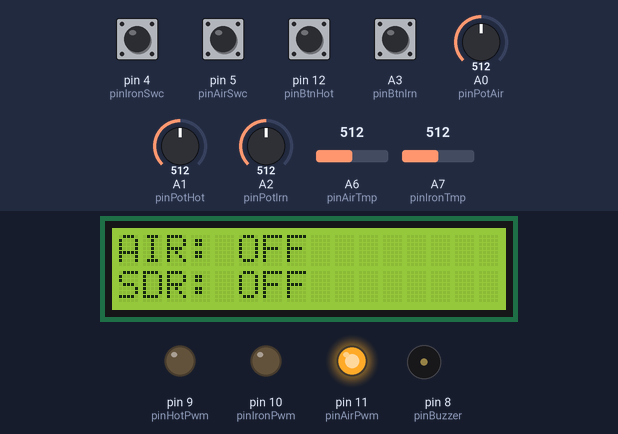
The sketch below on a simulated Arduino Nano, built with avr-gcc and run on an emulated ATmega328P. Shown: 16×2 character LCD, output pins drawn as LEDs (lit = HIGH), buzzer (waves = sounding, pin HIGH). Inputs (shaded band) come from the test bench; at power-on: A3 (pinBtnIrn), pin 4 (pinIronSwc), pin 5 (pinAirSwc), pin 12 (pinBtnHot) HIGH, A7 (pinIronTmp) = 512, A0 (pinPotAir) = 512, A1 (pinPotHot) = 512, A2 (pinPotIrn) = 512, A6 (pinAirTmp) = 512. What the sketch prints to the serial monitor is not drawn.

Above: at 1.3 s.
1.4 s: pin 12 (pinBtnHot) pulled LOW for 0.15 s
At 2.9 s:
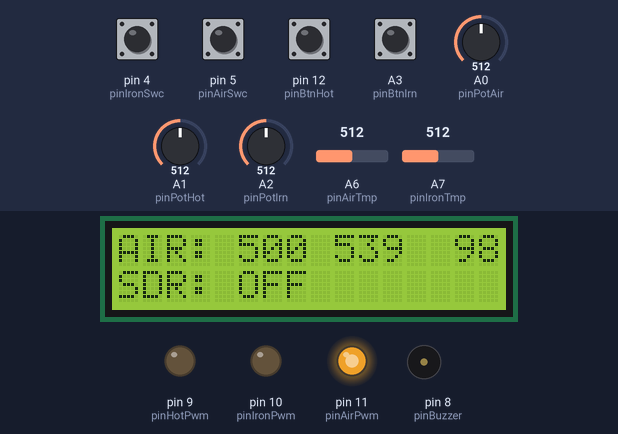
3.2 s: pin 5 (pinAirSwc) pulled LOW for 1 s
At 3.8 s:
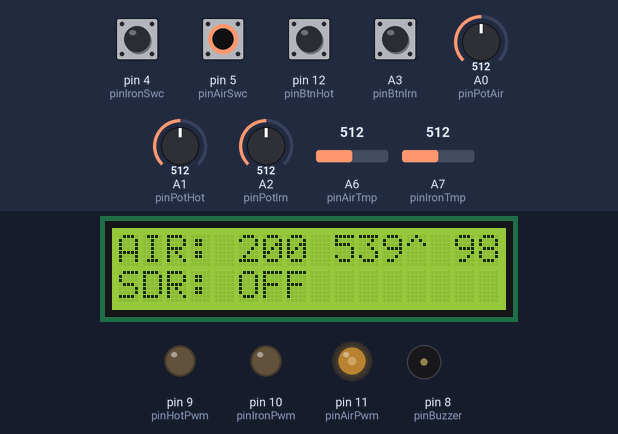
5.9 s: A3 (pinBtnIrn) pulled LOW for 0.15 s
At 6.35 s:
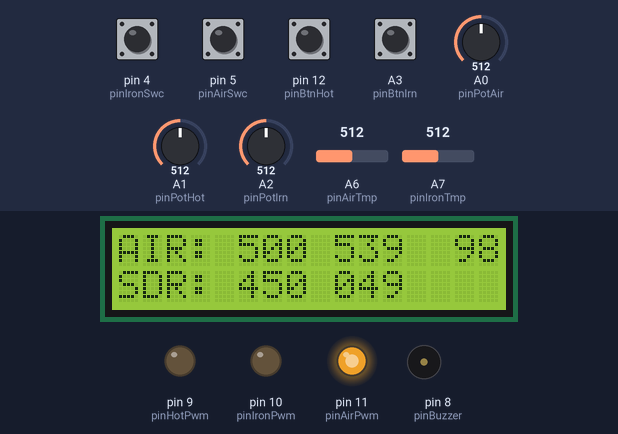
8.7 s: pin 12 (pinBtnHot) pulled LOW for 1 s
At 9.98 s:
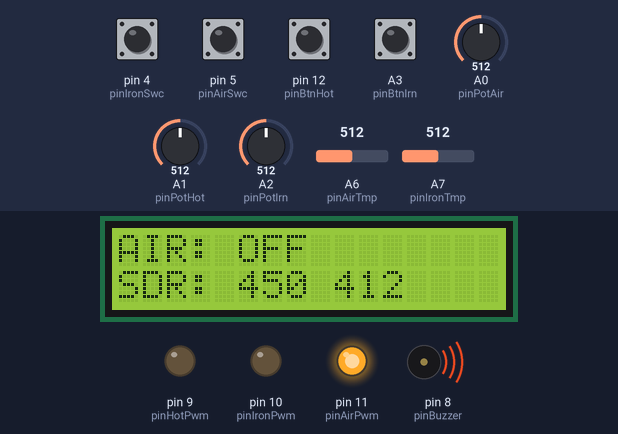
11.2 s: A7 (pinIronTmp) set to 482
At 11.63 s:
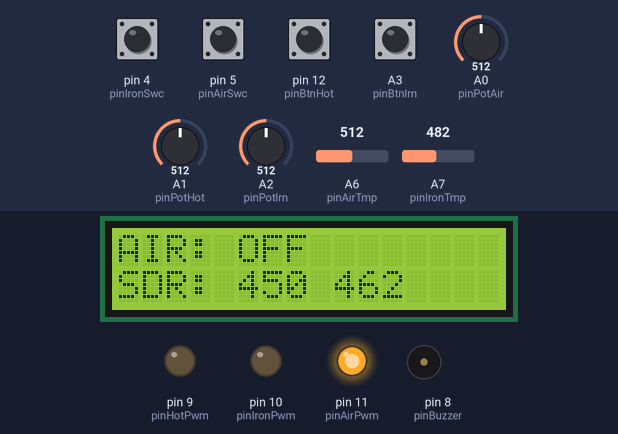
12.7 s: A7 (pinIronTmp) set to 467
At 13.41 s:
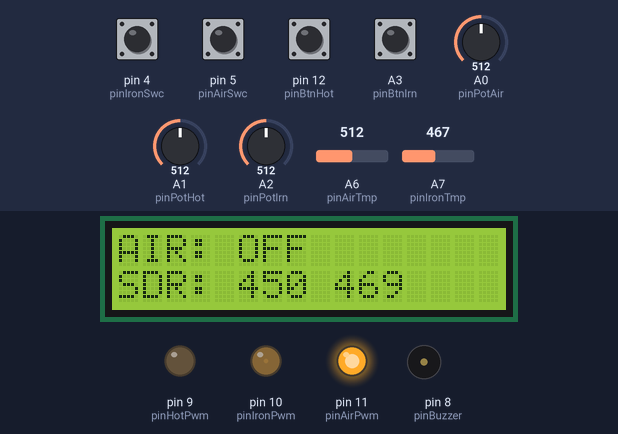
Timing chart, 0 to 15.3 s (numbered marks = the images above; inputs shaded):
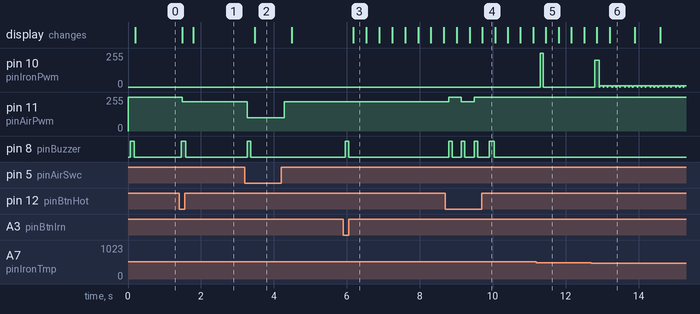

Measured:
- after the input at 1.4 s, pin 11 (pinAirPwm): 255/255 → 219/255 after 0.09 s; pin 8 (pinBuzzer): LOW → HIGH after 0.06 s, → LOW 0.12 s later; the display: first changes after 0.09 s (image 1 shows a later state)
- after the input at 3.2 s, pin 11 (pinAirPwm): 219/255 → 100/255 after 0.07 s, → 219/255 1.0 s later; pin 8 (pinBuzzer): LOW → HIGH after 0.07 s, → LOW 0.09 s later; the display: changes after 0.28 s (image 2)
- after the input at 5.9 s, pin 8 (pinBuzzer): LOW → HIGH after 0.05 s, → LOW 0.10 s later; the display: changes after 0.28 s (image 3)
- after the input at 8.7 s, pin 11 (pinAirPwm): 219/255 → 255/255 after 0.09 s, → 219/255 0.35 s later, → 255/255 0.35 s later; the display: first changes after 0.32 s (image 4 shows a later state)
- after the input at 11.2 s, pin 10 (pinIronPwm): 0/255 → 255/255 after 0.10 s, → 0/255 0.09 s later
- after the input at 12.7 s, pin 10 (pinIronPwm): 0/255 → 201/255 after 0.10 s, then repeats every 0.11 s: 0/255 0.02 s, 8/255 0.09 s

The sketch:

SolderingStation.ino
```cpp
#include <Arduino.h>
#include "SdrIrn.h"
#include "HotAir.h"


SolderingStation sos;
SdrIrn irn;
HotAir air;


void setup() {
    now = millis();
    Serial.begin(9600);
    irn.begin();
    air.begin();
    sos.begin();
    digitalWrite(pinBuzzer, HIGH);
    delay(100);
    digitalWrite(pinBuzzer, LOW);
}


void loop() {
    now = millis();

    if (Serial.available()) terminal = Serial.readStringUntil('=');

    sos.listen();
    irn.listen(terminal);
    air.listen(terminal);

    if (now > last) {
        last = now + refreshing;

        sos.draw();
        terminal = "";
    }

        air.manage(sos);
        irn.manage(sos);

}
```

HotAir.h
```cpp
//
// Created by Admin on 3/20/2020.
//

#ifndef HotAir_h
#define HotAir_h

#include "SolderingStation.h"
#include <dimmable_light.h>


DimmableLight hot(pinHotPwm);


/*PID variables. Fine tune this values. Start with P=1 and D and I = 0. Start increasing till you get good results*/
float airKp = 7.98, airKi = 0.055, airKd = 0.86, airHz = 30; /*My values: Kp=7.98, Ki=0.055, Kd=0.86, Hz=10;*/
FastPID airPID(airKp, airKi, airKd, airHz, 8, false);

uint8_t hotPwm = 0;
uint8_t hertz = 75;


class HotAir {


    boolean isTerminal = false;
    uint8_t lastState = 0;
    uint8_t outputHotPwm, outputAirPwm;
    int16_t activeRawTmp, activeTemp;
    uint16_t targetTmp = 0;
    uint16_t readIndTmp = 0;
    unsigned long readRawTmp = 0;
    unsigned long standBegin = 0;
    double averageTmp;

private:

    void terminal(String where) {
        if (Serial.available()) {

            if (where == F("ap")) {
                isTerminal = true;
                outputHotPwm = Serial.readStringUntil('\n').toInt();
                Serial.println();
                Serial.print(F("HOT PWM: "));
                Serial.print(outputHotPwm);
                Serial.println();
            }

            if (where == F("at")) {
                isTerminal = true;
                targetTmp = Serial.readStringUntil('\n').toInt();
                Serial.println();
                Serial.print(F("HOT TARGET: "));
                Serial.print(targetTmp);
                Serial.println();
                airPID.clear();
            }


            if (where == F("fp")) {
                isTerminal = true;
                outputAirPwm = Serial.readStringUntil('\n').toInt();
                Serial.println();
                Serial.print(F("AIR SPEED: "));
                Serial.print(outputAirPwm);
                Serial.println();
            }

        }
    }

    void debug() {
        Serial.print(F(" "));

        Serial.print(F(" AIR:  "));
        Serial.print((uint16_t) averageTmp);
        Serial.print(F(" / "));
        Serial.print(activeTemp);

        Serial.print(F(" ATar: "));
        Serial.print(targetTmp);

        Serial.print(F(" ATmp: "));
        Serial.print(activeRawTmp);

        Serial.print(F(" APwm: "));
        Serial.print(outputHotPwm);

        Serial.print(F(" FPwm: "));
        Serial.print(outputAirPwm);
    }


    void calTemp() {
        /*unsigned int avr = 0;
        for (index = 0; index < adcSamples; ++index) {
            avr += analogRead(pinAirTmp);
            delayMicroseconds(50);
        }
        activeTmp = avr / index;
        */

        activeRawTmp = readRawTmp / readIndTmp;
        readRawTmp = 0;
        readIndTmp = 0;

        activeTemp = map(activeRawTmp, 200, 450, 220, 500) -30;
        averageTmp += (activeTemp - averageTmp) * 0.05;

    }


    void standbys() {


        int state = digitalRead(pinAirSwc);
        if (state == LOW && state != lastState && isAirOn) {
            delay(10);
            if (digitalRead(pinAirSwc) == LOW) {
                lastState = LOW;
                isAirStandby = true;
                standBegin = now;
                tick();
            }
        } else if (state == HIGH && state != lastState && isAirOn) {
            delay(10);
            if (digitalRead(pinAirSwc) == HIGH) {
                lastState = HIGH;
                isAirStandby = false;
                standBegin = 0;
            }

        }

        //
        // turn off
        if (now - standBegin > standby && standBegin > 0) {
            isAirOn = false;
            isAirStandby = false;
            standBegin = 0;
        }
    }

public:

    HotAir() {}


    void begin() {
        pinMode(pinHotPwm, OUTPUT);
        pinMode(pinAirPwm, OUTPUT);
        pinMode(pinSyncAc, INPUT_PULLUP);
        pinMode(pinAirSwc, INPUT_PULLUP);
        pinMode(pinAirTmp, INPUT);
        DimmableLight::setSyncPin(pinSyncAc);
        DimmableLight::begin();
        analogWrite(pinAirPwm, 255);
    }


    void listen(String where) {
        terminal(where);
        standbys();
        readRawTmp += analogRead(pinAirTmp);
        readIndTmp++;
    }


    void manage(SolderingStation sos) {

        calTemp();

        if (!isAirOn && !isTerminal) {
            targetTmp = 0;
            outputAirPwm = 0;
        } else if (isAirOn && isAirStandby) {
            targetTmp = 200;
            outputAirPwm = 100;
        } else if (isAirOn && !isAirStandby) {
            targetTmp = (uint16_t) map(setAir, 1020, 0, 200, 500);
            outputAirPwm = (uint8_t) map(setFan, 1020, 0, 70, 220);
        }

        outputHotPwm = (uint8_t) airPID.step(targetTmp + 7, activeTemp);
        tarAir = targetTmp, actAir = (uint16_t) activeTemp;

        if (targetTmp == 0 && activeTemp > 75 || activeTemp > 560) {
            outputHotPwm = 0;
            outputAirPwm = 255;
        }

        if (tarAir - 30 < actAir && tarAir - 25 > actAir)
            alarm();

        hot.setBrightness(outputHotPwm);
        analogWrite(pinAirPwm, outputAirPwm);


        debug();
    }


};


#endif //SOLDERINGSTATION_AIR_H
```

SdrIrn.h
```cpp
//
// Created by Admin on 3/20/2020.
//

#ifndef SdrIron_h
#define SdrIron_h

#include "SolderingStation.h"


/*PID variables. Fine tune this values. Start with P=1 and D and I = 0. Start increasing till you get good results*/
float sdrKp = 7.98, sdrKi = 0.055, sdrKd = 0.86, sdrHz = 15;/*My values: Kp=7.98, Ki=0.055, Kd=0.86, Hz=10;*/
FastPID sdrPID(sdrKp, sdrKi, sdrKd, sdrHz, 8, false);


class SdrIrn {

private:
    boolean isOnToggle = false;

    uint8_t outputPwm;
    uint8_t standbyState = 0;
    int16_t targetTmp = 0;
    int16_t activeTmp = 0;

    double averageTmp = 0;
    unsigned long standTime = 0;

    void readTemp() {
        blink();
        analogWrite(pinIronPwm, 0);
        delay(15);
        unsigned int avr = 0;
        for (index = 0; index < adcSamples; ++index) {
            avr += analogRead(pinIronTmp);
            delayMicroseconds(50);
        }
        activeTmp = toTemp(avr / index);
        averageTmp += (activeTmp - averageTmp) * 0.05;

    }

    /**
     *
     * @param raw
     * @return
     */
    uint16_t toTemp(uint16_t raw) {
        return (int16_t) 1.758 * raw - 0.8; // 	Y = 1.059*X - 39.39
    }

    void terminal(String where) {
        if (Serial.available()) {

            if (where == F("ip")) {
                outputPwm = Serial.readStringUntil('\n').toInt();
                analogWrite(pinIronPwm, outputPwm);
                Serial.println();
                Serial.print(F("IRON PWM: "));
                Serial.print(outputPwm);
                Serial.println();
            }

            if (where == F("it")) {
                targetTmp = Serial.readStringUntil('\n').toInt();
                Serial.println();
                Serial.print(F("IRON TARGET: "));
                Serial.print(targetTmp);
                Serial.println();
            }

        }
    }

    void debug() {
        Serial.print(F("  "));

        Serial.print(F(" IRON:  "));
        Serial.print((uint16_t) averageTmp);

        Serial.print(F(" ITar: "));
        Serial.print(targetTmp);

        Serial.print(F(" ITmp: "));
        Serial.print(activeTmp);

        Serial.print(F(" IPwm: "));
        Serial.print(outputPwm);

        Serial.print(F(" ISwc:"));
        Serial.print(standTime);

    }

    void standbys() {


        if (now - standTime > standby && standTime > 0 && !isIrnStandby) {
            isIrnStandby = true;
            standTime = now;
            tick();
        }

        if (now - standTime > shutdown && standTime > 0 && isIrnStandby) {
            standTime = 0;
            isIrnOn = isOnToggle = false;
            isIrnStandby = false;
            alarm();
        }


        if (isIrnOn != isOnToggle && standTime == 0) {
            isOnToggle = isIrnOn;
            if (isIrnOn) {
                standTime = now;
            }
        }

        uint8_t state = digitalRead(pinIronSwc);
        if (standbyState != state) {
            delay(10);
            if (digitalRead(pinIronSwc) == state) {
                standbyState = state;
                standTime = now;
                isIrnStandby = false;
            }
        }
    }

public:
    SdrIrn() {

    }


    void begin() {
        pinMode(pinIronPwm, OUTPUT);
        pinMode(pinIronSwc, INPUT_PULLUP);
        pinMode(pinIronTmp, INPUT);
        digitalWrite(pinIronSwc, HIGH);

        standTime = now;
    }

    void listen(String where) {
        terminal(where);
        standbys();
    }


    void manage(SolderingStation sos) {
        if (isIrnOn) readTemp();

        if (isIrnOn && !isIrnStandby) {
            targetTmp = map(setIrn, 1020, 0, 200, 450);
        }

        if (isIrnOn && isIrnStandby) {
            targetTmp = 200;
        }

        tarIrn = targetTmp, actIrn = averageTmp;
        outputPwm = sdrPID.step(targetTmp, activeTmp - 17);


        if (tarIrn - 30 < actIrn && tarIrn - 25 > actIrn)
            alarm();

        if (!isIrnOn) {
            outputPwm = 0;
            targetTmp = 0;
        }


        analogWrite(pinIronPwm, outputPwm);
        debug();
    }


};


#endif //SOLDERINGSTATION_SOLDERINGSTATION_H
```

SolderingStation.h
```cpp
//
// Created by Admin on 3/21/2020.
//

#ifndef SolderingStation_h
#define SolderingStation_h

#include <Arduino.h>
#include <FastPID.h>

//
// Library V2 from Martin Kubovcik
#include <LiquidCrystal_I2C.h>


LiquidCrystal_I2C lcd(0x27, 16, 2);


unsigned long now = 0, last = 0, bounce = 0;
String terminal;


boolean isAirOn = false, isIrnOn = false, isAirStandby = false, isIrnStandby = false;
uint16_t setIrn, setAir, setFan = 1, tarIrn, actIrn, tarAir, actAir;
//
// Solder iron
volatile uint8_t index = 0; // Index for "For" :D
const uint8_t adcSamples = 8;
const uint8_t pinIronPwm = 10;
const uint8_t pinIronTmp = A7;
const uint8_t pinIronSwc = 4;

//
// Hot air
const uint8_t pinSyncAc = 2;
const uint8_t pinHotPwm = 9;
const uint8_t pinAirPwm = 11;
const uint8_t pinAirSwc = 5;
const uint8_t pinAirTmp = A6;

//
// Inputs
const uint8_t pinPotAir = A0;
const uint8_t pinPotHot = A1;
const uint8_t pinPotIrn = A2;
const uint8_t pinBtnHot = 12;
const uint8_t pinBtnIrn = A3;

const uint8_t pinBuzzer = 8;
const uint8_t pinBlinks = 13;

const int16_t refreshing = 285;
const unsigned long standby = 120000;
const unsigned long shutdown = 240000;
//
// Blinks + Sounds
boolean blinker = 0;

void blink() {
    blinker = !blinker;
    digitalWrite(pinBlinks, blinker);
}

unsigned long startAlarmed = 0;
int16_t soundLength = 0;

void alarm() {
    if (startAlarmed == 0) {
        digitalWrite(pinBuzzer, HIGH);
        startAlarmed = millis();
        soundLength = 110;
    }
}

void tick() {
    if (startAlarmed == 0) {
        digitalWrite(pinBuzzer, HIGH);
        startAlarmed = millis();
        soundLength = 30;
    }
}

class SolderingStation {

    bool isInitRun = false;
    char num[4];


    boolean compare(int read, int last) {
        int8_t gap = abs(last - read);
        return gap > 5;
    }


    void inputs() {
        int read;

        read = analogRead(pinPotAir);
        if (compare(read, setFan))
            setFan = read;

        read = analogRead(pinPotHot);
        if (compare(read, setAir))
            setAir = read;


        read = analogRead(pinPotIrn);
        if (compare(read, setIrn))
            setIrn = read;


        if (digitalRead(pinBtnHot) == LOW && now > bounce) {
            digitalWrite(pinBtnHot, HIGH);
            delay(5);
            if (digitalRead(pinBtnHot) == LOW) {
                bounce = now + 220;
                isAirOn = !isAirOn;
                tick();
            }
        }

        if (digitalRead(pinBtnIrn) == LOW && now > bounce) {
            digitalWrite(pinBtnIrn, HIGH);
            delay(5);
            if (digitalRead(pinBtnIrn) == LOW) {
                bounce = now + 220;
                isIrnOn = !isIrnOn;
                tick();
            }
        }
    }


    void soundBtn() {
        for (index = 0; index < 4; ++index) {
            delay(2);
            digitalWrite(pinBuzzer, HIGH);
            delay(20);
            digitalWrite(pinBuzzer, LOW);
        }
        digitalWrite(pinBuzzer, LOW);
    }


    void play() {
        if (millis() > startAlarmed + soundLength) {
            digitalWrite(pinBuzzer, LOW);
            startAlarmed = 0;
        }
    }


    void debug() {
        Serial.println();

        Serial.print(F(" IO: "));
        Serial.print(isIrnOn);

        Serial.print(F(" AO: "));
        Serial.print(isAirOn);

        Serial.print(F(" IS: "));
        Serial.print(isIrnStandby);

        Serial.print(F(" AS: "));
        Serial.print(isAirStandby);
    }

public:
    SolderingStation() {}


    void begin() {
        pinMode(pinPotAir, INPUT_PULLUP);
        pinMode(pinPotHot, INPUT_PULLUP);
        pinMode(pinPotIrn, INPUT_PULLUP);
        pinMode(pinBtnHot, INPUT_PULLUP);
        pinMode(pinBtnIrn, INPUT_PULLUP);
        pinMode(pinBuzzer, OUTPUT);

        digitalWrite(pinBtnHot, HIGH);
        digitalWrite(pinBtnIrn, HIGH);


        //lcd.begin();
        lcd.init();
        lcd.backlight();

    }

    void listen() {
        play();
        inputs();
    }


    void draw() {

        digitalWrite(pinBlinks, LOW);
        if (actAir > 600) actAir = 0;
        if (actIrn > 600) actIrn = 0;


        if(!isInitRun){
        lcd.setCursor(0, 0);
        lcd.print(F("AIR: "));
        }
        lcd.setCursor(5, 0);
        sprintf(num, "%03d", tarAir);
        (isAirOn) ? lcd.print(num) : lcd.print(F("OFF"));

        if(!isInitRun){
        lcd.setCursor(0, 1);
        lcd.print(F("SDR: "));
        }

        lcd.setCursor(5, 1);
        sprintf(num, "%03d", tarIrn);
        (isIrnOn) ? lcd.print(num) : lcd.print(F("OFF"));

        lcd.setCursor(9, 0);
        sprintf(num, "%03d", actAir);
        (isAirOn) ? lcd.print(num) : lcd.print(F("   "));
        (isAirOn && isAirStandby) ? lcd.print(F("^")) : lcd.print(F(" "));


        lcd.setCursor(9, 1);
        sprintf(num, "%03d", actIrn);
        (isIrnOn) ? lcd.print(num) : lcd.print(F("   "));
        (isIrnOn && isIrnStandby) ? lcd.print(F("^")) : lcd.print(F(" "));

        lcd.setCursor(14, 0);
        sprintf(num, "%02d", map(setFan, 1020, 0, 1, 99));
        (isAirOn) ? lcd.print(num) : lcd.print(F("  "));

        if(!isInitRun) isInitRun =true;
        debug();
    }


};


#endif //SOLDERINGSTATION_SOLDERINGSTATION_H_H
```
